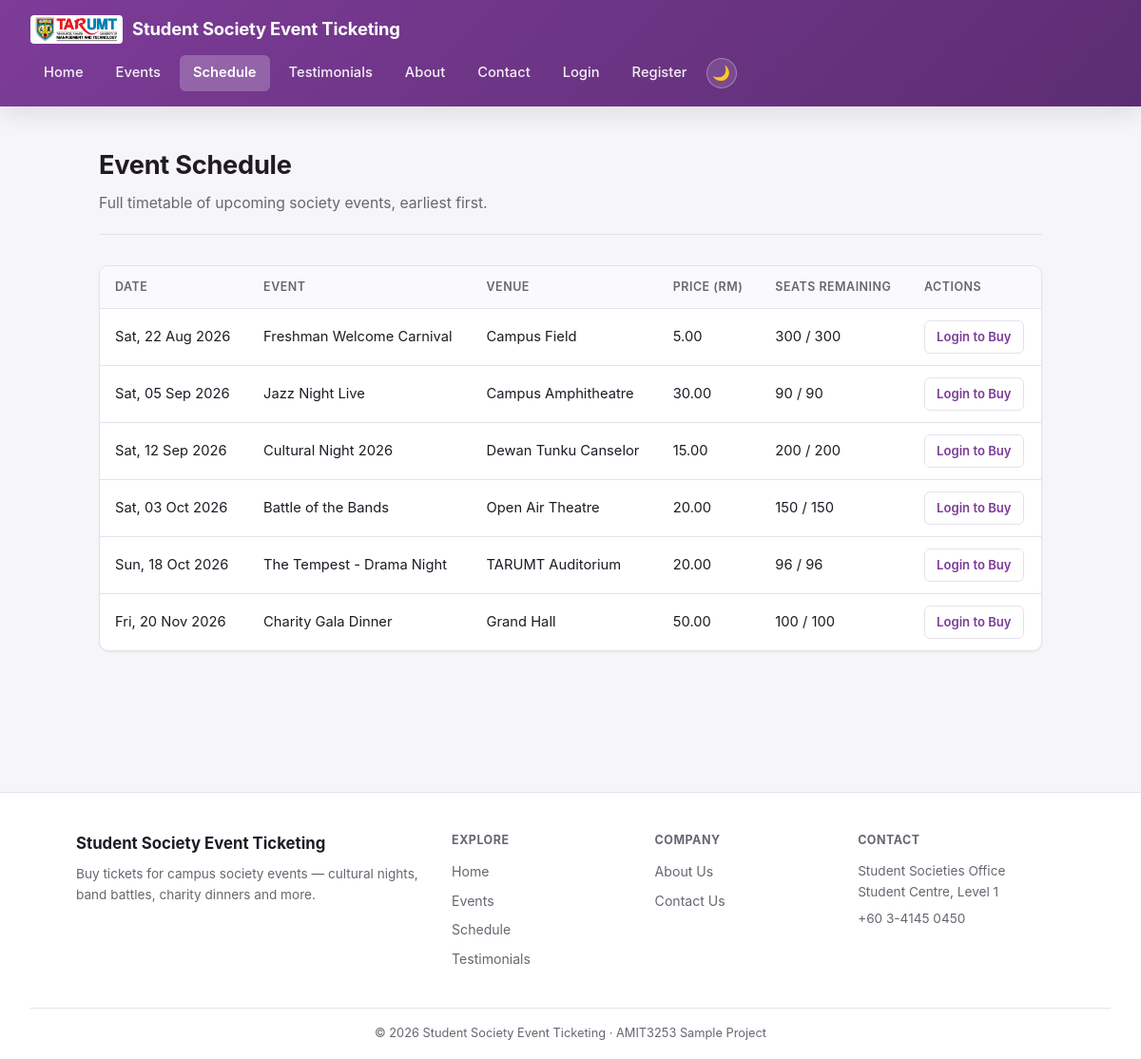
Page /schedule.php on the committed database.
### tables this page shows
CREATE TABLE events (
  id INT AUTO_INCREMENT PRIMARY KEY,
  event_name VARCHAR(150) NOT NULL,
  event_date DATE NOT NULL,
  venue VARCHAR(150) NOT NULL,
  ticket_price DECIMAL(10,2) NOT NULL,
  total_tickets INT NOT NULL,
  tickets_sold INT NOT NULL DEFAULT 0,
  image_url VARCHAR(500) NULL,
  has_seating TINYINT(1) NOT NULL DEFAULT 0,
  seat_rows INT NULL,
  seats_per_row INT NULL
);

### auth.php (called while the page is built, shortened)
<?php
function current_user_id() {
    return $_SESSION['user_id'] ?? null;
}

### schedule.php (the view, shortened to what this page needs)
<?php
require 'config.php';
require 'auth.php';
$events = $conn->query('SELECT *, (total_tickets - tickets_sold) AS remaining FROM events ORDER BY event_date')->fetch_all(MYSQLI_ASSOC);
require 'partials/header.php';
?>
<div class="page-header">
<h1>Event Schedule</h1>
<p>Full timetable of upcoming society events, earliest first.</p>
</div>
<?php if (empty($events)): ?>
<div class="empty-state">
<div class="empty-state-icon">&#128197;</div>
<p>No events scheduled yet.</p>
</div>
<?php else: ?>
<table>
<tr><th>Date</th><th>Event</th><th>Venue</th><th>Price (RM)</th><th>Seats Remaining</th><th>Actions</th></tr>
<?php foreach ($events as $e): ?>
<tr>
<td><?= htmlspecialchars(date('D, d M Y', strtotime($e['event_date']))) ?></td>
<td><?= htmlspecialchars($e['event_name']) ?></td>
<td><?= htmlspecialchars($e['venue']) ?></td>
<td><?= number_format($e['ticket_price'], 2) ?></td>
<td><?= (int)$e['remaining'] ?> / <?= (int)$e['total_tickets'] ?></td>
<td>
<?php if (current_user_id()): ?>
<a class="btn btn-small" href="create.php?event_id=<?= (int)$e['id'] ?>">Buy Tickets</a>
<?php else: ?>
<a class="btn btn-small btn-secondary" href="login.php">Login to Buy</a>
<?php endif; ?>
</td>
</tr>
<?php endforeach; ?>
</table>
<?php endif; ?>
<?php require 'partials/footer.php'; ?>

### partials/header.php (shortened to what this page needs)
<?php
$loggedIn = current_user_id() !== null;
$currentPage = basename($_SERVER['PHP_SELF']);
function nav_active($page, $current) {
    return $page === $current ? ' active' : '';
}
?>
<!DOCTYPE html>
<html>
<head>
<link rel="stylesheet" href="style.css?v=<?= @filemtime(__DIR__ . '/../style.css') ?>">
</head>
<body>
<nav class="navbar">
<a class="brand" href="index.php"><img src="assets/tarumt-logo.png" alt="TAR UMT" class="brand-logo">Student Society Event Ticketing</a>
<div class="nav-links">
<a href="index.php" class="<?= trim(nav_active('index.php', $currentPage)) ?>">Home</a>
<a href="events.php" class="<?= trim(nav_active('events.php', $currentPage)) ?>">Events</a>
<a href="schedule.php" class="<?= trim(nav_active('schedule.php', $currentPage)) ?>">Schedule</a>
<a href="testimonials.php" class="<?= trim(nav_active('testimonials.php', $currentPage)) ?>">Testimonials</a>
<a href="about.php" class="<?= trim(nav_active('about.php', $currentPage)) ?>">About</a>
<a href="contact.php" class="<?= trim(nav_active('contact.php', $currentPage)) ?>">Contact</a>
<?php if ($loggedIn): ?>
<div class="user-menu">
<button type="button" class="nav-user user-menu-trigger" aria-haspopup="true" aria-expanded="false">
<span class="user-avatar"><?= htmlspecialchars(mb_strtoupper(mb_substr(current_user_name(), 0, 1))) ?></span> Hi, <?= htmlspecialchars(current_user_name()) ?>
</button>
<div class="user-menu-dropdown">
<a href="account.php">My Account</a>
<a href="logout.php">Logout</a>
</div>
</div>
<?php else: ?>
<a href="login.php">Login</a>
<a href="register.php">Register</a>
<?php endif; ?>
<button id="theme-toggle" class="theme-toggle" type="button" aria-label="Toggle dark mode">&#9728;</button>
</div>
</nav>
<main class="container">

### partials/footer.php (shortened to what this page needs)
</main>
<footer class="site-footer">
<div class="footer-grid">
<div class="footer-brand">
<div class="footer-brand-name">Student Society Event Ticketing</div>
<p>Buy tickets for campus society events &mdash; cultural nights, band battles, charity dinners and more.</p>
</div>
<div class="footer-links">
<h4>Explore</h4>
<a href="index.php">Home</a>
<a href="events.php">Events</a>
<a href="schedule.php">Schedule</a>
<a href="testimonials.php">Testimonials</a>
</div>
<div class="footer-links">
<h4>Company</h4>
<a href="about.php">About Us</a>
<a href="contact.php">Contact Us</a>
</div>
<div class="footer-links">
<h4>Contact</h4>
<p>Student Societies Office<br>Student Centre, Level 1</p>
<p>+60 3-4145 0450</p>
</div>
</div>
<div class="footer-bottom">
<p>&copy; <?= date('Y') ?> Student Society Event Ticketing &middot; AMIT3253 Sample Project</p>
</div>
</footer>
</body>
</html>

### style.css (style rules this page uses)
:root { color-scheme: light; --accent: #7d3c98; --accent-dark: #5c2d72; --accent-soft: #f3ecf7; --bg: #f6f5f8; --surface: #ffffff; --surface-alt: #faf9fb; --text: #1f1a24; --text-muted: #6b6470; --border: #e6e1ea; --danger: #c0392b; --danger-dark: #a5301f; --danger-soft: #fceceb; --success: #1e8449; --success-soft: #eafaf1; --radius-sm: 6px; --radius-md: 10px; --radius-lg: 16px; --shadow-sm: 0 1px 2px rgba(20, 10, 30, 0.06); --shadow-md: 0 8px 24px rgba(20, 10, 30, 0.10); }
* { box-sizing: border-box; }
body { font-family: -apple-system, BlinkMacSystemFont, "Segoe UI", Roboto, Helvetica, Arial, sans-serif; margin: 0; background: var(--bg); color: var(--text); line-height: 1.6; -webkit-font-smoothing: antialiased; }
.navbar { display: flex; justify-content: space-between; align-items: center; background: linear-gradient(135deg, var(--accent), var(--accent-dark)); color: #fff; padding: 16px 32px; flex-wrap: wrap; gap: 12px; box-shadow: var(--shadow-md); position: sticky; top: 0; z-index: 10; }
.navbar .brand { display: inline-flex; align-items: center; gap: 10px; color: #fff; font-weight: 700; font-size: 1.15rem; letter-spacing: -0.01em; text-decoration: none; }
.brand-logo { height: 30px; width: auto; display: block; background: #fff; border-radius: 4px; padding: 2px 4px; }
.nav-links { display: flex; align-items: center; gap: 6px; }
.nav-links a { color: rgba(255,255,255,0.92); text-decoration: none; padding: 7px 14px; border-radius: var(--radius-sm); font-size: 0.92rem; font-weight: 500; transition: background 0.15s ease, color 0.15s ease; }
.nav-links a.active { background: rgba(255,255,255,0.22); color: #fff; font-weight: 600; }
.theme-toggle { background: rgba(255,255,255,0.12); border: 1px solid rgba(255,255,255,0.3); color: #fff; width: 32px; height: 32px; padding: 0; border-radius: 50%; display: inline-flex; align-items: center; justify-content: center; font-size: 0.95rem; cursor: pointer; }
.container { max-width: 1040px; margin: 0 auto; padding: 40px 24px 64px; }
h1 { font-size: 1.7rem; font-weight: 700; letter-spacing: -0.01em; }
table { border-collapse: separate; border-spacing: 0; width: 100%; margin-bottom: 36px; background: var(--surface); border-radius: var(--radius-md); overflow: hidden; border: 1px solid var(--border); box-shadow: var(--shadow-sm); }
th, td { padding: 12px 16px; text-align: left; font-size: 0.92rem; }
th { background: var(--surface-alt); color: var(--text-muted); font-weight: 600; font-size: 0.78rem; text-transform: uppercase; letter-spacing: 0.04em; border-bottom: 1px solid var(--border); }
td { border-bottom: 1px solid var(--border); color: var(--text); }
tr:last-child td { border-bottom: none; }
.btn, button { display: inline-flex; align-items: center; gap: 6px; padding: 10px 18px; background: var(--accent); color: #fff; border: 1px solid transparent; border-radius: var(--radius-sm); cursor: pointer; text-decoration: none; font-size: 0.92rem; font-weight: 600; font-family: inherit; transition: background 0.15s ease; }
.btn-secondary { background: var(--surface); color: var(--accent); border: 1px solid var(--border); }
.btn-small { padding: 6px 12px; font-size: 0.82rem; }
.site-footer { background: var(--surface); border-top: 1px solid var(--border); margin-top: 48px; padding: 40px 32px 0; }
.footer-grid { max-width: 1040px; margin: 0 auto; display: grid; grid-template-columns: 2fr 1fr 1fr 1.2fr; gap: 32px; padding-bottom: 32px; }
.footer-brand-name { font-weight: 700; font-size: 1.05rem; color: var(--text); margin-bottom: 8px; }
.footer-brand p, .footer-links p { color: var(--text-muted); font-size: 0.85rem; margin: 0 0 6px; }
.footer-links h4 { margin: 0 0 12px; font-size: 0.78rem; font-weight: 700; text-transform: uppercase; letter-spacing: 0.04em; color: var(--text-muted); }
.footer-links a { display: block; color: var(--text-muted); text-decoration: none; font-size: 0.88rem; margin-bottom: 8px; }
.footer-bottom { border-top: 1px solid var(--border); padding: 16px 0; text-align: center; color: var(--text-muted); font-size: 0.8rem; }
.footer-bottom p { margin: 0; }
a { color: var(--accent); }
.page-header { margin-bottom: 32px; padding-bottom: 20px; border-bottom: 1px solid var(--border); }
.page-header h1 { margin: 0 0 6px; }
.page-header p { margin: 0; color: var(--text-muted); font-size: 0.98rem; }

### rows in the picture
events: event_date "Sat, 22 Aug 2026", event_name "Freshman Welcome Carnival", venue "Campus Field", ticket_price "5.00", remaining "300", total_tickets "300"
events: event_date "Sat, 05 Sep 2026", event_name "Jazz Night Live", venue "Campus Amphitheatre", ticket_price "30.00", remaining "90", total_tickets "90"
events: event_date "Sat, 12 Sep 2026", event_name "Cultural Night 2026", venue "Dewan Tunku Canselor", ticket_price "15.00", remaining "200", total_tickets "200"
events: event_date "Sat, 03 Oct 2026", event_name "Battle of the Bands", venue "Open Air Theatre", ticket_price "20.00", remaining "150", total_tickets "150"
events: event_date "Sun, 18 Oct 2026", event_name "The Tempest - Drama Night", venue "TARUMT Auditorium", ticket_price "20.00", remaining "96", total_tickets "96"
events: event_date "Fri, 20 Nov 2026", event_name "Charity Gala Dinner", venue "Grand Hall", ticket_price "50.00", remaining "100", total_tickets "100"
